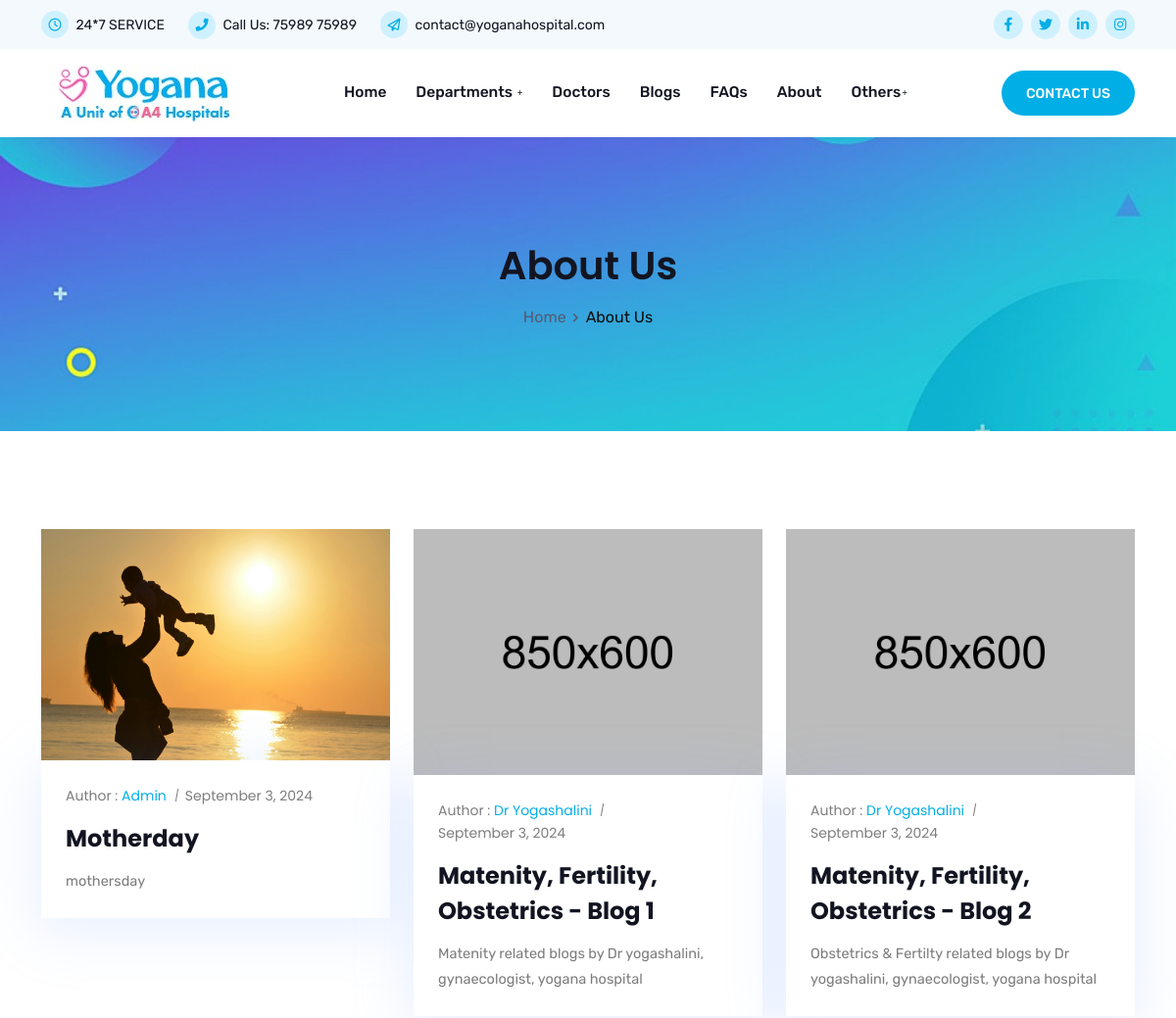
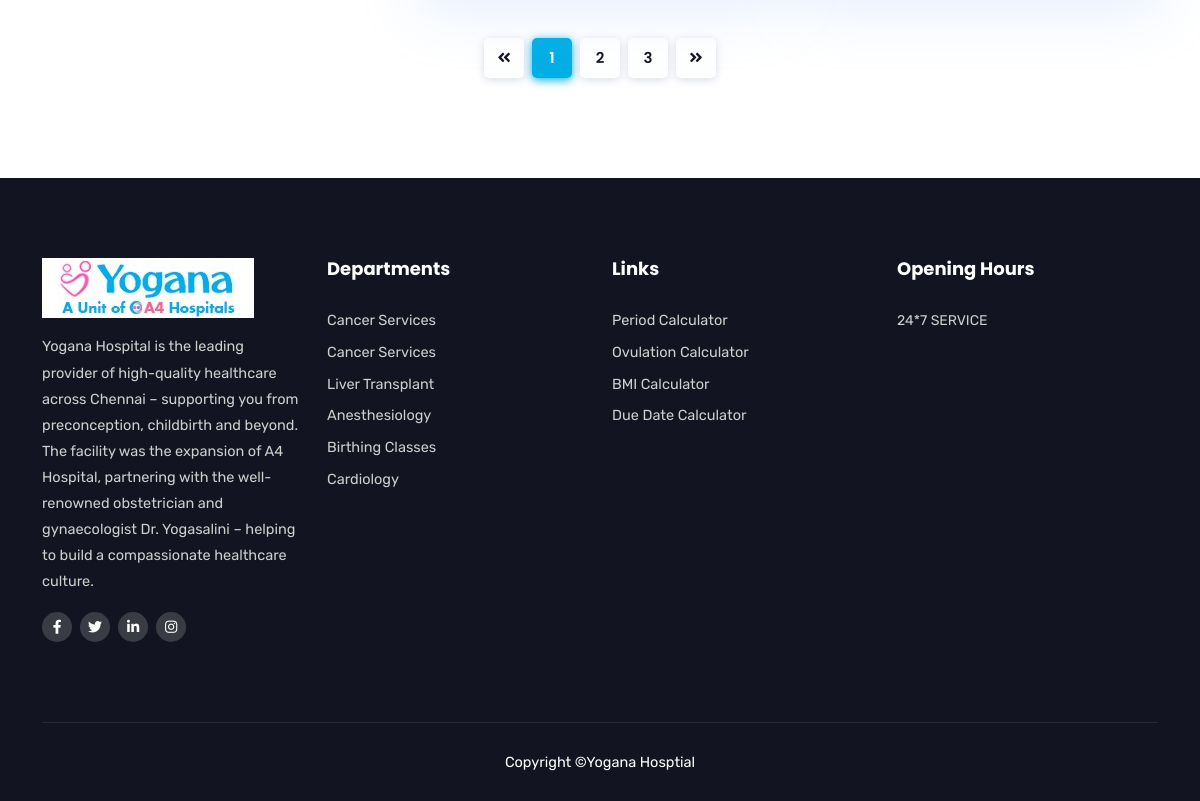
Screenshot of /blogs with the database file from the repository (2 pictures, top to bottom).
### yogana/models.py (models this page shows, shortened)
class Blog(db.Model):
    id = db.Column(db.Integer, primary_key=True)
    author = db.Column(db.String(100))
    date = db.Column(db.String(50))
    image = db.Column(db.String(255))
    title = db.Column(db.String(255))
    excerpt = db.Column(db.Text)
    slug = db.Column(db.String(255), unique=True)
    published_on = db.Column(db.String(50))
    published_by = db.Column(db.String(100))
    content = db.Column(db.Text, nullable=False)
    features = db.Column(db.Text)  # Store as a comma-separated string
    gallery_images = db.Column(db.String(255))
    tags = db.Column(db.Text)  # Store as a comma-separated string
    created_at = db.Column(db.DateTime, default=datetime.utcnow)

class Service(db.Model):
    id = db.Column(db.Integer, primary_key=True)
    slug = db.Column(db.String(100), unique=True, nullable=False)
    name = db.Column(db.String(100), nullable=False)
    icon = db.Column(db.String(100), nullable=False)
    description = db.Column(db.Text, nullable=False)
    paragraph1 = db.Column(db.Text, nullable=False)
    paragraph2 = db.Column(db.Text, nullable=False)
    paragraph3 = db.Column(db.Text, nullable=False)
    image = db.Column(db.String(200), nullable=False)
    icon_class = db.Column(db.String(100), nullable=False)
    bg_class = db.Column(db.String(100), nullable=False)
    details = db.Column(db.Text, nullable=False)  # Store as comma-separated values for simplicity

### yogana/routes.py (the view)
@app.route('/blogs')
def blogs():
    pdatas = {
        "title": "About Us",
        "breadcrumbs": [
            {"text": "Home", "url": "/"},
            {"text": "About Us", "url": None}  # None for the current page
        ],
        "bg_image": "site/img/yoganahospital-banner-1920_500.jpg",
        "bg_class": "page-title-bg1"  # Add dynamic background class if needed
    }
    all_blogs = Blog.query.order_by(Blog.created_at.desc()).all()
    return render_template('www/blogs.html', pdata=pdatas, blogs=all_blogs)

### yogana/routes.py (called while the page is built)
@app.after_request
def add_header(response):
    response.headers['Cache-Control'] = 'no-store'
    return response

@app.before_request
def before_request():
    dservices = Service.query.all()
    g.appservices = [{"name": service.name, "slug": service.slug} for service in dservices]

@app.context_processor
def inject_services():
    return dict(appservices=g.appservices)

@app.before_request
def load_user():
    user_id = session.get('user_id')
    if user_id:
        user = User.query.get(user_id)
        g.user = user  # Store the user object in g
    else:
        g.user = None  # No user logged in

### yogana/templates/www/blogs.html
{% extends 'www/base.html' %}
{% block content_wrapper %}
    {% include 'www/components/breadcrumbs.html' %}
    <section class="blog-area ptb-100">
        <div class="container">
            <div class="row">
                {% for blog in blogs %}
                <div class="col-lg-4 col-md-6">
                    <div class="single-blog-post">
                        <div class="post-image">
                            <a href="{{ url_for('blog_details', slug=blog.slug) }}"><img src="{{ url_for('static', filename=blog['image']) }}" alt="image"></a>
                        </div>
                        <div class="post-content">
                            <div class="post-meta">
                                <ul>
                                    <li>Author : <a href="#">{{ blog.author }}</a></li>
                                    <li>{{ blog.published_on }}</li>
                                </ul>
                            </div>
                            <h3><a href="{{ url_for('blog_details', slug=blog.slug) }}">{{ blog.title }}</a></h3>
                            <p>{{ blog.excerpt }}</p>
                        </div>
                    </div>
                </div>
                {% endfor %}
            </div>
            <div class="col-lg-12 col-md-12">
                <div class="pagination-area">
                    <a href="#" class="prev page-numbers"><i class="fas fa-angle-double-left"></i></a>
                    <span class="page-numbers current" aria-current="page">1</span>
                    <a href="#" class="page-numbers">2</a>
                    <a href="#" class="page-numbers">3</a>
                    <a href="#" class="next page-numbers"><i class="fas fa-angle-double-right"></i></a>
                </div>
            </div>
        </div>
    </section>
{% endblock %}

### yogana/templates/www/base.html (shortened to what this page needs)
<!DOCTYPE html>
<html lang="en">
<head>
    <link rel="stylesheet" href="https://lamatechnologies.com/vendor/flaticon.css">
    <link rel="stylesheet" href="{{ url_for('static', filename='site/css/bootstrap.min.css') }}">
    <link rel="stylesheet" href="{{ url_for('static', filename='site/css/animate.min.css') }}">
    <link rel="stylesheet" href="{{ url_for('static', filename='site/css/fontawesome.min.css') }}">
    <link rel="stylesheet" href="{{ url_for('static', filename='site/css/owl.carousel.min.css') }}">
    <link rel="stylesheet" href="{{ url_for('static', filename='site/css/slick.min.css') }}">
    <link rel="stylesheet" href="{{ url_for('static', filename='site/css/nice-select.css') }}">
    <link rel="stylesheet" href="{{ url_for('static', filename='site/css/magnific-popup.min.css') }}">
    <link rel="stylesheet" href="{{ url_for('static', filename='site/css/odometer.min.css') }}">
    <link rel="stylesheet" href="{{ url_for('static', filename='site/css/flaticon.css') }}">
    <link rel="stylesheet" href="{{ url_for('static', filename='site/css/meanmenu.css') }}">
    <link rel="stylesheet" href="{{ url_for('static', filename='site/css/style.css') }}">
    <link rel="stylesheet" href="{{ url_for('static', filename='site/css/responsive.css') }}">
</head>
<body>
    <header class="header-area">
        <div class="top-header">
            <div class="container">
                <div class="row align-items-center">
                    <div class="col-lg-8">
                        <ul class="header-contact-info">
                            <li><i class="far fa-clock"></i> {{ hospital_info.service_hours if hospital_info else '24*7 SERVICE' }}</li>
                            <li><i class="fas fa-phone"></i> Call Us: <a href="tel:{{ hospital_info.phone if hospital_info else '+917598975989' }}">{{ hospital_info.phone if hospital_info else '75989 75989' }}</a></li>
                            <li><i class="far fa-paper-plane"></i> <a href="mailto:{{ hospital_info.email if hospital_info else 'contact@yoganahospital.com' }}">{{ hospital_info.email if hospital_info else 'contact@yoganahospital.com' }}</a></li>
                        </ul>
                    </div>
                    <div class="col-lg-4">
                        <div class="header-right-content">
                            <ul class="top-header-social">
                                <li><a href="{{ hospital_info.facebook_url if hospital_info else '#' }}"><i class="fab fa-facebook-f"></i></a></li>
                                <li><a href="{{ hospital_info.twitter_url if hospital_info else '#' }}"><i class="fab fa-twitter"></i></a></li>
                                <li><a href="{{ hospital_info.linkedin_url if hospital_info else '#' }}"><i class="fab fa-linkedin-in"></i></a></li>
                                <li><a href="{{ hospital_info.instagram_url if hospital_info else '#' }}"><i class="fab fa-instagram"></i></a></li>
                            </ul>
                        </div>
                    </div>
                </div>
            </div>
        </div>
        <div class="navbar-area">
            <div class="fovia-nav">
                <div class="container">
                    <nav class="navbar navbar-expand-md navbar-light">
                        <a class="navbar-brand" href="{{ url_for('index') }}">
                            <img src="{{ url_for('static', filename='site/img/logo.jpeg') }}" alt="logo">
                        </a>
                        <div class="collapse navbar-collapse mean-menu" id="navbarSupportedContent">
                            <ul class="navbar-nav">
                                <li class="nav-item"><a href="{{ url_for('index') }}" class="nav-link">Home</a></li>
                                <li class="nav-item">
                                    <a href="#" class="nav-link">Departments <i class="fas fa-plus"></i></a>
                                </li>
                                <li class="nav-item"><a href="{{ url_for('doctors') }}" class="nav-link">Doctors</a></li>
                                <li class="nav-item"><a href="{{ url_for('blogs') }}" class="nav-link">Blogs</a></li>
                                <li class="nav-item"><a href="{{ url_for('faqs') }}" class="nav-link">FAQs</a></li>
                                <li class="nav-item"><a href="{{ url_for('about') }}" class="nav-link">About</a></li>
                                <li class="nav-item">
                                    <a href="#" class="nav-link">Others<i class="fas fa-plus"></i></a>
                                </li>
                            </ul>
                            <div class="others-options">
                                <a href="{{ url_for('contact') }}" class="btn btn-primary">Contact Us</a>
                            </div>
                        </div>
                    </nav>
                </div>
            </div>
        </div>
    </header>
    {% block content_wrapper %}
    {% endblock %}
    <section class="footer-area">
        <div class="container">
            <div class="row">
                <div class="col-lg-3 col-md-6 col-sm-6">
                    <div class="single-footer-widget">
                        <div class="logo">
                            <a href="#"><img src="{{ url_for('static', filename='site/img/white-logo.jpeg') }}" alt="image"></a>
                            <p>Yogana Hospital is the leading provider of high-quality healthcare across Chennai – supporting you from preconception, childbirth and beyond. The facility was the expansion of A4 Hospital, partnering with the well-renowned obstetrician and gynaecologist Dr. Yogasalini – helping to build a compassionate healthcare culture.</p>
                        </div>
                        <ul class="social">
                            <li><a href="{{ hospital_info.facebook_url if hospital_info else '#' }}"><i class="fab fa-facebook-f"></i></a></li>
                            <li><a href="{{ hospital_info.twitter_url if hospital_info else '#' }}"><i class="fab fa-twitter"></i></a></li>
                            <li><a href="{{ hospital_info.linkedin_url if hospital_info else '#' }}"><i class="fab fa-linkedin-in"></i></a></li>
                            <li><a href="{{ hospital_info.instagram_url if hospital_info else '#' }}"><i class="fab fa-instagram"></i></a></li>
                        </ul>
                    </div>
                </div>
                <div class="col-lg-3 col-md-6 col-sm-6">
                    <div class="single-footer-widget pl-5">
                        <h3>Departments</h3>
                        <ul class="departments-list">
                            {% for service in appservices %}
                                <li><a href="{{ url_for('department', slug=service.slug) }}">{{ service.name }}</a></li>
                            {% endfor %}
                        </ul>
                    </div>
                </div>
                <div class="col-lg-3 col-md-6 col-sm-6">
                    <div class="single-footer-widget pl-5">
                        <h3>Links</h3>
                        <ul class="links-list">
                            <li><a href="{{ url_for('period_calculator') }}">Period Calculator</a></li>
                            <li><a href="{{ url_for('ovulation_calculator') }}">Ovulation Calculator</a></li>
                            <li><a href="{{ url_for('bmi_calculator') }}">BMI Calculator</a></li>
                            <li><a href="{{ url_for('due_date_calculator') }}">Due Date Calculator</a></li>
                        </ul>
                    </div>
                </div>
                <div class="col-lg-3 col-md-6 col-sm-6">
                    <div class="single-footer-widget">
                        <h3>Opening Hours</h3>
                        <ul class="opening-hours">
                            <li>{{ hospital_info.service_hours if hospital_info else '24*7 SERVICE' }}</li>
                        </ul>
                    </div>
                </div>
            </div>
            <div class="copyright-area">
                <p>Copyright <a href="https:/yoganahospital.com/" target="_blank">©Yogana Hosptial</a></p>
            </div>
        </div>
    </section>
</body>
</html>

### rows the page displays
Blog: image (picture), author "Admin", published_on "September 3, 2024", title "Motherday", excerpt "mothersday"
Blog: image (picture), author "Dr Yogashalini", published_on "September 3, 2024", title "Matenity, Fertility, Obstetrics - Blog 1", excerpt "Matenity related blogs by Dr yogashalini, gynaecologist, yogana hospital"
Blog: image (picture), author "Dr Yogashalini", published_on "September 3, 2024", title "Matenity, Fertility, Obstetrics - Blog 2", excerpt "Obstetrics & Fertilty related blogs by Dr yogashalini, gynaecologist, yogana hospital"
Service: name "Cancer Services"
Service: name "Cancer Services"
Service: name "Liver Transplant"
Service: name "Anesthesiology"
Service: name "Birthing Classes"
Service: name "Cardiology"

### other values shown
{{ hospital_info.service_hours if hospital_info else '24*7 SERVICE' }} "24*7 SERVICE"
{{ hospital_info.phone if hospital_info else '75989 75989' }} "75989 75989"
{{ hospital_info.email if hospital_info else 'contact@yoganahospital.com' }} "contact@yoganahospital.com"
{{ pdata.title }} "About Us"
{{ breadcrumb.text }} "Home"
{{ breadcrumb.text }} "About Us"
